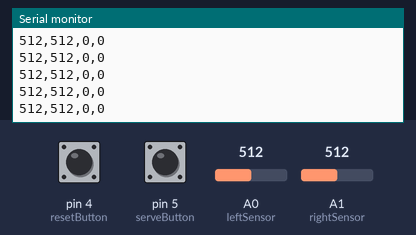
The sketch below on a simulated Arduino Uno, built with avr-gcc and run on an emulated ATmega328P. Shown: the last lines printed to the serial monitor. The inputs (shaded band) are chosen by the test bench; at power-on: A0 (leftSensor) = 512, A1 (rightSensor) = 512, pin 4 (resetButton) LOW, pin 5 (serveButton) LOW.

Above: at 1.2 s.
1.3 s: A0 (leftSensor) set to 990
At 2.1 s:
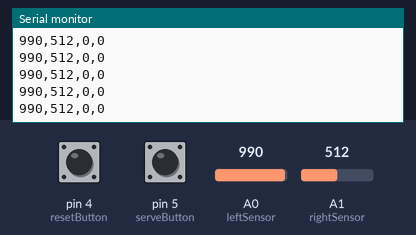
2.8 s: A0 (leftSensor) set to 1010
At 3.3 s:
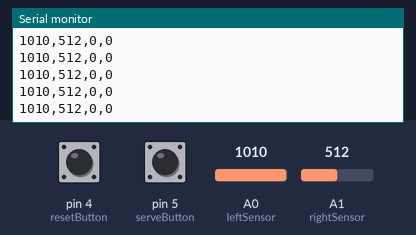
8.8 s: A1 (rightSensor) set to 11
At 9.4 s:
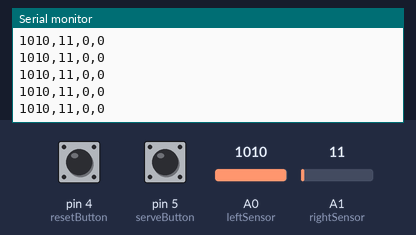
10.3 s: A1 (rightSensor) set to 8
At 11.3 s:
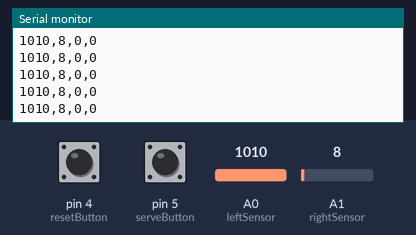
Timing chart, 0 to 13.3 s (numbered marks = the images above; inputs shaded):
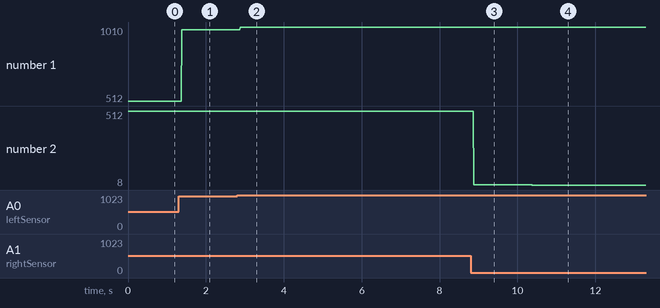

Measured:
- after the input at 1.3 s, the serial monitor: prints a new line after 0.08 s (image 1)
- after the input at 2.8 s, the serial monitor: prints a new line after 0.08 s (image 2)
- after the input at 8.8 s, the serial monitor: prints a new line after 0.08 s (image 3)
- after the input at 10.3 s, the serial monitor: prints a new line after 0.08 s (image 4)
- plotted number 1: 512 → 990 after the input at 1.3 s, 990 → 1010 after the input at 2.8 s
- plotted number 2: 512 → 11 after the input at 8.8 s, 11 → 8 after the input at 10.3 s

The sketch:

SensorReader.ino
```cpp
/*
 Sensor Reader
 Context: Arduino

 Reads two analog inputs and two digital inputs and outputs
 their values.

 Connections:
 analog sensors on analog input pins A0 and A1
 switches on digital I/O pins 4 and 5

 */

const int leftSensor = A0;    // analog input for the left arm
const int rightSensor = A1;   // analog input for tht right arm
const int resetButton = 4;    // digital input for the reset button
const int serveButton = 5;    // digital input for the serve button

int leftReading = 0;          // reading from the left arm
int rightReading = 0;         // reading from the right arm
int resetReading = 0;         // reading from the reset button
int serveReading = 0;         // reading from the serve button

void setup() {
  // configure the serial connection:
  Serial.begin(9600);
  // configure the digital inputs:
  pinMode(resetButton, INPUT);
  pinMode(serveButton, INPUT);
}

void loop() {
  // read the analog sensors:
  leftReading = analogRead(leftSensor);
  rightReading = analogRead(rightSensor);

  // read the digital sensors:
  resetReading = digitalRead(resetButton);
  serveReading = digitalRead(serveButton);

  // print the results:
  Serial.print(leftReading);
  Serial.print(",");
  Serial.print(rightReading);
  Serial.print(",");
  Serial.print(resetReading);
  Serial.print(",");
  // print the last sensor value with a println() so that
  // each set of four readings prints on a line by itself:
  Serial.println(serveReading);
}
```
